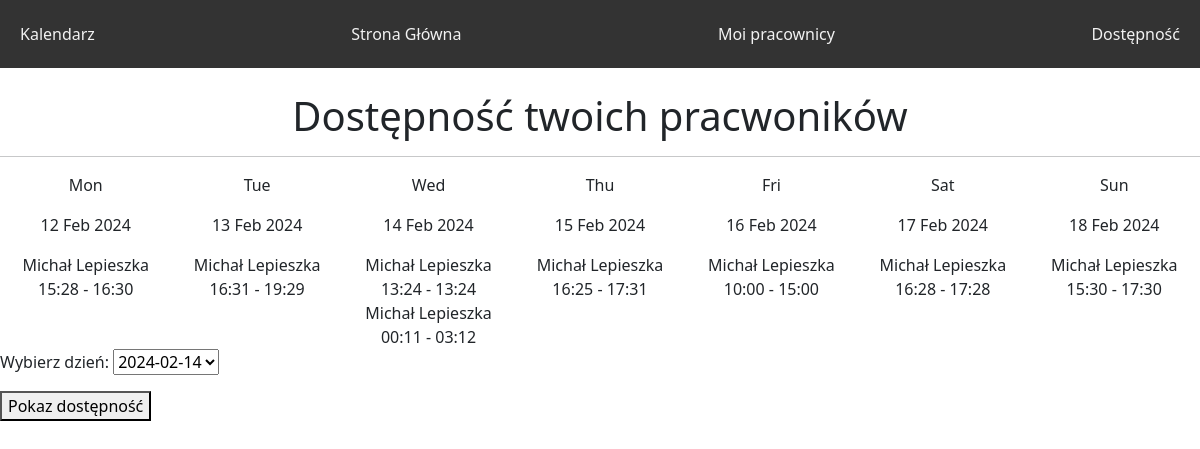
The page /schedule/timetable/ (signed in) on the database its author committed.
### base/models.py (models this page shows, shortened)
class Availability(models.Model):
    availability_day = models.DateField()
    availability_start = models.TimeField()
    availability_end = models.TimeField()
    user = models.ForeignKey(User, on_delete=models.CASCADE)
    upload = models.BooleanField(default=False, blank=True, null=True)

### schedule/views.py (the view)
# urls.py: path('timetable/', TimetableView.as_view(), name='timetable'),
class TimetableView(LoginRequiredMixin, ListView):
    template_name = 'schedule/timetable.html'
    model = Availability
    context_object_name = 'availabilities'
    @method_decorator(check_user_able_to_see_page)
    def dispatch(self, *args, **kwargs):
        return super().dispatch(*args, **kwargs)
    def get_queryset(self):
        return Availability.objects.filter(upload=True)
    def get_context_data(self, *args, **kwargs):
        context = super().get_context_data(**kwargs)
        today = datetime.now()
        week_dates = get_week_dates(today)
        context['week_dates'] = {date: [] for date in week_dates}
        availabilities = self.get_queryset()
        for availability in availabilities:
            if availability.availability_day in context['week_dates']:
                context['week_dates'][availability.availability_day].append(availability)
        context['form'] = DayChoiceForm()
        return context

### base/forms.py
class DayChoiceForm(forms.Form):
    day = forms.DateField(label='Wybierz dzień', widget=forms.Select(choices=[]))
    def __init__(self, *args, **kwargs):
        super().__init__(*args, **kwargs)
        self.fields['day'].widget.choices = self.available_days_choices
    @property
    def available_days_choices(self):
        days = Availability.objects.filter(upload=True).values_list('availability_day', flat=True).distinct()
        return [(day, day.strftime('%Y-%m-%d')) for day in days]

### schedule/utils.py (called while the page is built)
def get_week_dates(date):
    start_of_week = date.date() - timedelta(days=date.weekday())
    week_dates = [start_of_week + timedelta(days=i) for i in range(7)]
    return week_dates

### schedule/templates/schedule/timetable.html (shortened to what this page needs)
{% extends 'schedule/base.html' %}
{% block content %}
<center><h1>Dostępność twoich pracwoników</h1></center>
<hr>
<div class="week-calendar" style="display: flex; justify-content: space-around;">
    {% for date, availabilities in week_dates.items %}
    <div>
        <p>{{ date|date:"D" }}</p>
        <p>{{ date|date:"d M Y" }}</p>
        {% for availability in availabilities %}
            <li>{{ availability.user.first_name }} {{ availability.user.last_name }} {{ availability.availability_start|date:"H:i" }} - {{ availability.availability_end|date:"H:i" }}</li>
        {% endfor %}
    </div>
    {% endfor %}
</div>
<form method="post">
    {{ form.as_p }}
    <button type="submit">Pokaz dostępność</button>
</form>
{% endblock %}

### schedule/static/schedule/style.css (style rules this page uses)
.week-calendar { display: flex; justify-content: space-around; list-style: none; padding: 0; }
.week-calendar div { text-align: center; }

### rows shown on the page
Availability: date "Mon", availability_day "12 Feb 2024", user.first_name "Michał", user.last_name "Lepieszka", availability_start "15:28", availability_end "16:30"
Availability: date "Tue", availability_day "13 Feb 2024", user.first_name "Michał", user.last_name "Lepieszka", availability_start "16:31", availability_end "19:29"
Availability: date "Wed", availability_day "14 Feb 2024", user.first_name "Michał", user.last_name "Lepieszka", availability_start "13:24", availability_end "13:24"
Availability: user.first_name "Michał", user.last_name "Lepieszka", availability_start "00:11", availability_end "03:12"
Availability: date "Thu", availability_day "15 Feb 2024", user.first_name "Michał", user.last_name "Lepieszka", availability_start "16:25", availability_end "17:31"
Availability: date "Fri", availability_day "16 Feb 2024", user.first_name "Michał", user.last_name "Lepieszka", availability_start "10:00", availability_end "15:00"
Availability: date "Sat", availability_day "17 Feb 2024", user.first_name "Michał", user.last_name "Lepieszka", availability_start "16:28", availability_end "17:28"
Availability: date "Sun", availability_day "18 Feb 2024", user.first_name "Michał", user.last_name "Lepieszka", availability_start "15:30", availability_end "17:30"
